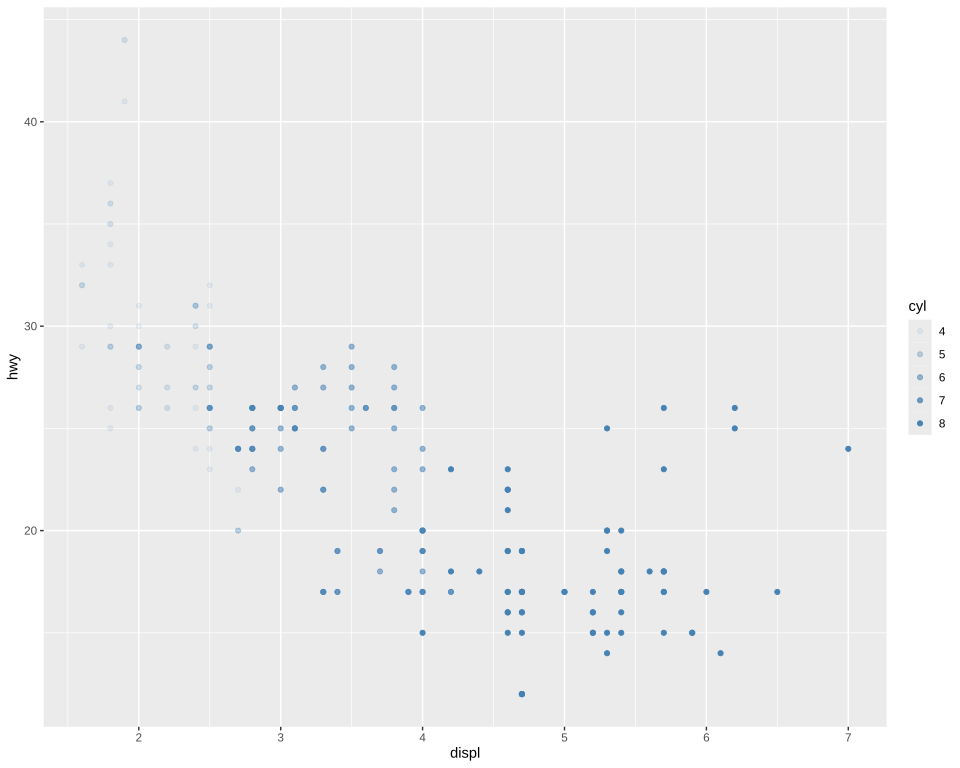

Write the R code that produced this figure.
# The plot test/golden/point_colour_legend.svg draws, drawn by ggplot2 itself, as ggplot2's own
# visual tests draw their snapshots: the independent check on that golden whenever it changes. The
# suite never runs this; it needs R, ggplot2 and vdiffr, saved as the Docker image
# giggly-r:ggplot2-4.0.3. From the repository's root:
#
#   docker run --rm -v "$PWD/test/golden":/golden:ro giggly-r:ggplot2-4.0.3 \
#     Rscript /golden/point_colour_legend.R > point_colour_legend.ggplot2.svg
#
# and compare the two drawings element by element, as test/golden/point.R describes.
#
# mpg's highway mileage by displacement, every point steelblue, a name R and CSS agree on, and as
# opaque as its number of cylinders, the alpha replacing the colour's own; the legend's keys are
# drawn in the layer's colour at each break's alpha. First checked with ggplot2 4.0.3 and vdiffr
# 1.0.9: every element and clip path matches but svglite's around the whole drawing, and the one
# departure is test/golden/point.R's, the x axis drawn before the y.

library(ggplot2)

plot <- ggplot(mpg, aes(displ, hwy, alpha = cyl)) +
  geom_point(colour = "steelblue") +
  theme_gray()

file <- tempfile(fileext = ".svg")
vdiffr::write_svg(plot, file)
cat(readLines(file), sep = "\n")
